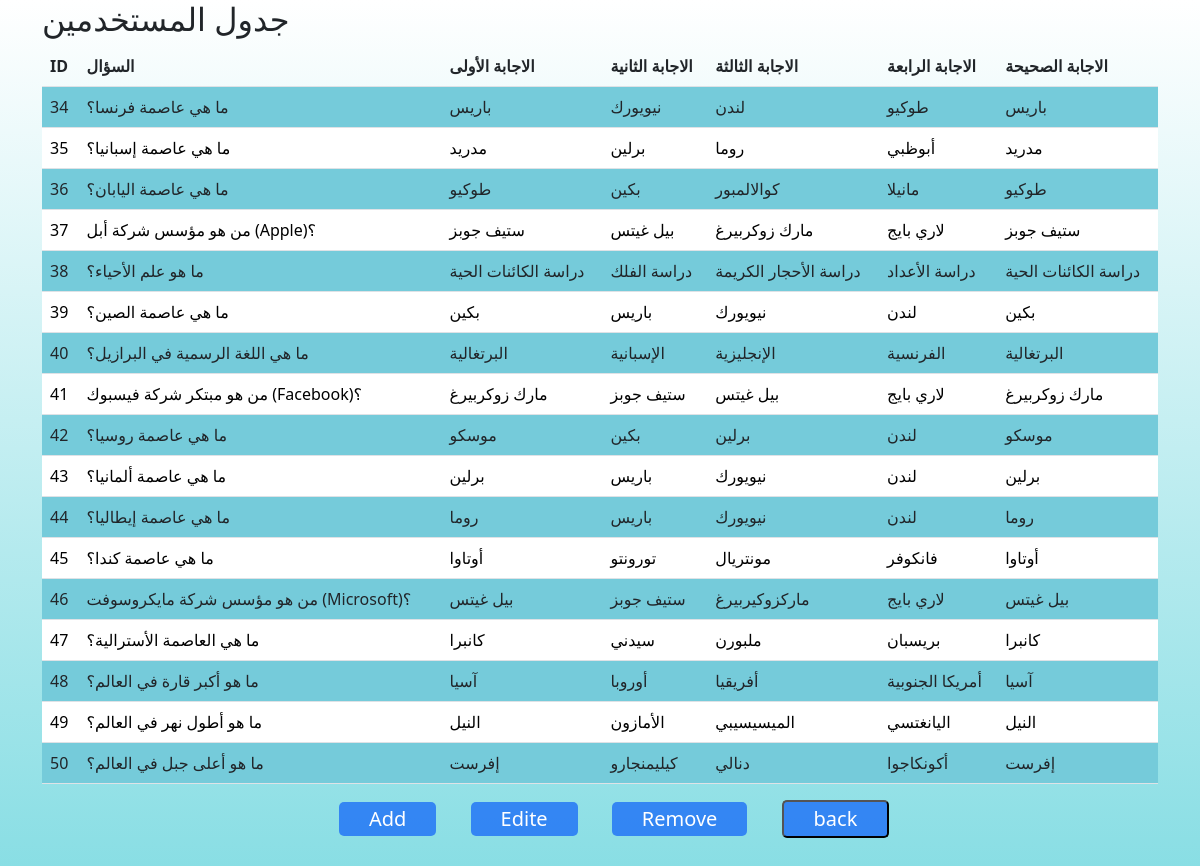
/Login/Admin/admin_options/question_option/questions_option.php, run on the app's committed database.
### tables this page shows
CREATE TABLE `questions` (
  `id` int(11) NOT NULL,
  `question` varchar(255) NOT NULL,
  `answer1` varchar(255) NOT NULL,
  `answer2` varchar(255) NOT NULL,
  `answer3` varchar(255) NOT NULL,
  `answer4` varchar(255) NOT NULL,
  `check_answer` varchar(255) NOT NULL
);

### Login/Admin/admin_options/question_option/questions_option.php (the view, shortened to what this page needs)
<!DOCTYPE html>
<html>
<head>
	<link rel="stylesheet" href="../../../../css/bootstrap.css">
	<link rel="stylesheet" href="../../../../css/option.css">
</head>
<body>
	<div class="container">
		<h2>جدول المستخدمين</h2>
		<table class="table table-striped blue-white">
			<thead>
      <tr><th>ID</th><th>السؤال</th><th>الاجابة الأولى</th><th>الاجابة الثانية</th><th>الاجابة الثالثة</th>
            <th> الاجابة الرابعة</th><th>الاجابة الصحيحة </th></tr>
			</thead>
			<tbody>
<?php
$servername = "localhost";
$username = "root";
$password = "";
$dbname = "melion";
$conn = mysqli_connect($servername, $username, $password, $dbname);
		$sql = "SELECT * FROM questions";
		$result = mysqli_query($conn, $sql);
		if (mysqli_num_rows($result) > 0) {
			while($row = mysqli_fetch_assoc($result)) {
				echo "<tr><td>".$row["id"]."</td><td>".$row["question"]."</td><td>".$row["answer1"]."</td>
                <td>".$row["answer2"]."</td><td>".$row["answer3"]."</td>
                <td>".$row["answer4"]."</td><td>".$row["check_answer"]."</td></tr>";
			}
			echo "</table>";
		} else {
			echo "لا يوجد اسئلة  متاحة في الجدول";
		}
?>
	</div>
<div class="button" id="add"> Add</div>
    <div class="button" id="update">Edite</div>
    <div class="button" id="delete">Remove  </div>
     <a href="../../admin.php">  <input type="reset" value="back" id="back"> </a>
</body>
</html>

### css/option.css (style rules this page uses)
body { background: linear-gradient(to bottom, #ffffff 0%, #77d9e0 100%); height: 1000px; }
.blue-white tbody tr:nth-child(odd) { background-color: rgb(123, 214, 230); color: white; }
.blue-white tbody tr:nth-child(even) { background-color: white; color: black; }
.button,#back { width: auto; height: auto; background-color: rgb(14, 96, 250,70%); color:white; display: inline-block; margin: 0 15px; position: relative; left: 27%; font-size: 20px; padding: 2px 30px; border-radius: 5px; }

### data on the page
questions: id "34", question "ما هي عاصمة فرنسا؟", answer1 "باريس", answer2 "نيويورك", answer3 "لندن", answer4 "طوكيو", check_answer "باريس"
questions: id "35", question "ما هي عاصمة إسبانيا؟", answer1 "مدريد", answer2 "برلين", answer3 "روما", answer4 "أبوظبي", check_answer "مدريد"
questions: id "36", question "ما هي عاصمة اليابان؟", answer1 "طوكيو", answer2 "بكين", answer3 "كوالالمبور", answer4 "مانيلا", check_answer "طوكيو"
questions: id "37", question "من هو مؤسس شركة أبل (Apple)؟", answer1 "ستيف جوبز", answer2 "بيل غيتس", answer3 "مارك زوكربيرغ", answer4 "لاري بايج", check_answer "ستيف جوبز"
questions: id "38", question "ما هو علم الأحياء؟", answer1 "دراسة الكائنات الحية", answer2 "دراسة الفلك", answer3 "دراسة الأحجار الكريمة", answer4 "دراسة الأعداد", check_answer "دراسة الكائنات الحية"
questions: id "39", question "ما هي عاصمة الصين؟", answer1 "بكين", answer2 "باريس", answer3 "نيويورك", answer4 "لندن", check_answer "بكين"
questions: id "40", question "ما هي اللغة الرسمية في البرازيل؟", answer1 "البرتغالية", answer2 "الإسبانية", answer3 "الإنجليزية", answer4 "الفرنسية", check_answer "البرتغالية"
questions: id "41", question "من هو مبتكر شركة فيسبوك (Facebook)؟", answer1 "مارك زوكربيرغ", answer2 "ستيف جوبز", answer3 "بيل غيتس", answer4 "لاري بايج", check_answer "مارك زوكربيرغ"
questions: id "42", question "ما هي عاصمة روسيا؟", answer1 "موسكو", answer2 "بكين", answer3 "برلين", answer4 "لندن", check_answer "موسكو"
questions: id "43", question "ما هي عاصمة ألمانيا؟", answer1 "برلين", answer2 "باريس", answer3 "نيويورك", answer4 "لندن", check_answer "برلين"
questions: id "44", question "ما هي عاصمة إيطاليا؟", answer1 "روما", answer2 "باريس", answer3 "نيويورك", answer4 "لندن", check_answer "روما"
questions: id "45", question "ما هي عاصمة كندا؟", answer1 "أوتاوا", answer2 "تورونتو", answer3 "مونتريال", answer4 "فانكوفر", check_answer "أوتاوا"
questions: id "46", question "من هو مؤسس شركة مايكروسوفت (Microsoft)؟", answer1 "بيل غيتس", answer2 "ستيف جوبز", answer3 "ماركزوكيربيرغ", answer4 "لاري بايج", check_answer "بيل غيتس"
questions: id "47", question "ما هي العاصمة الأسترالية؟", answer1 "كانبرا", answer2 "سيدني", answer3 "ملبورن", answer4 "بريسبان", check_answer "كانبرا"
questions: id "48", question "ما هو أكبر قارة في العالم؟", answer1 "آسيا", answer2 "أوروبا", answer3 "أفريقيا", answer4 "أمريكا الجنوبية", check_answer "آسيا"
questions: id "49", question "ما هو أطول نهر في العالم؟", answer1 "النيل", answer2 "الأمازون", answer3 "الميسيسيبي", answer4 "اليانغتسي", check_answer "النيل"
questions: id "50", question "ما هو أعلى جبل في العالم؟", answer1 "إفرست", answer2 "كيليمنجارو", answer3 "دنالي", answer4 "أكونكاجوا", check_answer "إفرست"
